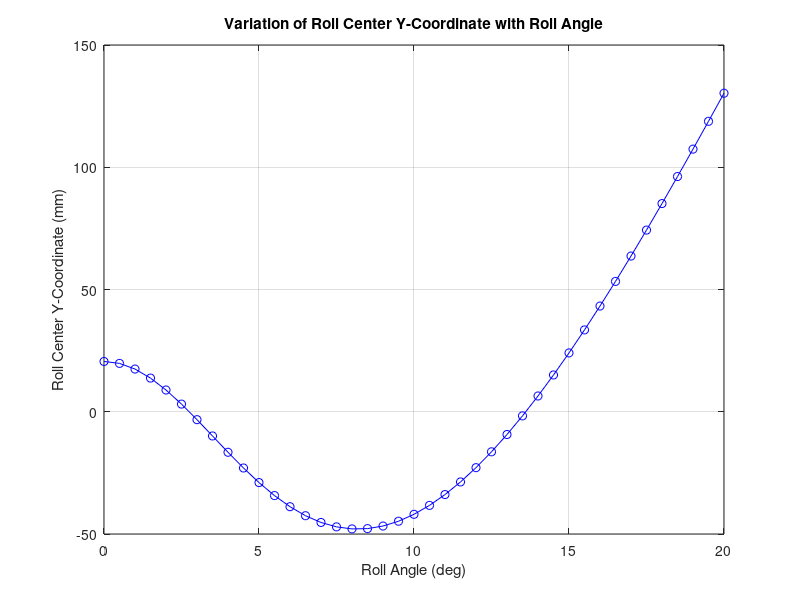
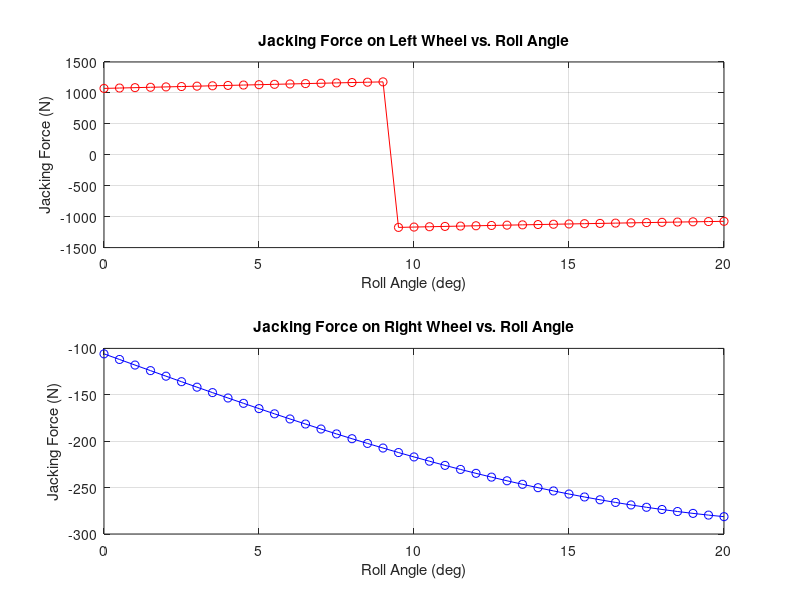

These charts were generated, in order, by the following MATLAB code:
%% FSAE Car Roll Centre and Jacking Force Simulation
clear; clc; close all;

%% Constants and Initial Values
W = 290*9.8;          % Weight of the vehicle (N)
rg = 1.5;             % Roll gradient (unused in current code)
tR = 1.16;            % Rear track width (m)
H = 0.259;            % Height of the CG (m)
a = 1.53/2;           % Distance from CG to front axle (m)
l = 1.53;             % Wheelbase (m)
motion_ratio_rear = 2.09;
Mx = 0;               % Moment from tire forces (currently zero; update if needed)
wheelcentre_L = 0.5;  % Lateral location for left wheel (assumed contact point)
wheelcentre_R = 0.5;  % Lateral location for right wheel (assumed contact point)
M_nsm = 50;           % Mass used for NSM inertial force (kg)
K = 108302.6714;      % Rear wheel spring rate (N/m)

% Suspension Geometry Initialization
% Define inboard (fixed, chassis-mounted) points for rear wheels (these remain fixed now)
inboard_RR_init = [0.255, 0.29502; 0.205, 0.13809];
inboard_LR_init = [-0.255, 0.29502; -0.205, 0.13809];

% Define outboard points for rear wheels (these will be rotated)
outboard_RR_init = [0.543814, 0.35235; 0.55603, 0.16335];
outboard_LR_init = [-0.543814, 0.35235; -0.55603, 0.16335];

% Rear wheelbase contact points at ground level (initial)
rear_base_RR_init = [0.580, 0];  
rear_base_LR_init = [-0.580, 0];

%% Define Range of Roll Angles
roll_values_deg = 0:0.5:20;  
n_roll = length(roll_values_deg);

% Preallocate arrays to store results
x_roll_centres = zeros(n_roll, 1);
y_roll_centres = zeros(n_roll, 1);
JF_R = zeros(n_roll, 1);
JF_L = zeros(n_roll, 1);

%% Main Loop: Simulate for Each Roll Angle
for i = 1:n_roll
    % Current roll angle in degrees and radians
    roll_deg = roll_values_deg(i);
    roll_rad = deg2rad(roll_deg);
    
    % Reinitialize geometry for this iteration to avoid cumulative updates
    rear_base_RR = rear_base_RR_init;
    rear_base_LR = rear_base_LR_init;
    
    % Fix the inboard points (vehicle/chassis remains fixed)
    inboard_RR = inboard_RR_init;
    inboard_LR = inboard_LR_init;
    
    % Rotate the outboard points instead
    Rmat = [cos(roll_rad) -sin(roll_rad); sin(roll_rad) cos(roll_rad)];
    outboard_RR = (Rmat * outboard_RR_init')';
    outboard_LR = (Rmat * outboard_LR_init')';
    
    %% Calculate Instantaneous Centers (IC) for Each Rear Wheel
    % Rear Left Wheel
    m_LR1 = (outboard_LR(1,2) - inboard_LR(1,2)) / (outboard_LR(1,1) - inboard_LR(1,1));
    b_LR1 = inboard_LR(1,2) - m_LR1 * inboard_LR(1,1);
    
    m_LR2 = (outboard_LR(2,2) - inboard_LR(2,2)) / (outboard_LR(2,1) - inboard_LR(2,1));
    b_LR2 = inboard_LR(2,2) - m_LR2 * inboard_LR(2,1);
    
    x_IC1 = (b_LR2 - b_LR1) / (m_LR1 - m_LR2);
    y_IC1 = m_LR1 * x_IC1 + b_LR1;
    
    % Rear Right Wheel
    m_RR1 = (outboard_RR(1,2) - inboard_RR(1,2)) / (outboard_RR(1,1) - inboard_RR(1,1));
    b_RR1 = inboard_RR(1,2) - m_RR1 * inboard_RR(1,1);
    
    m_RR2 = (outboard_RR(2,2) - inboard_RR(2,2)) / (outboard_RR(2,1) - inboard_RR(2,1));
    b_RR2 = inboard_RR(2,2) - m_RR2 * inboard_RR(2,1);
    
    x_IC2 = (b_RR2 - b_RR1) / (m_RR1 - m_RR2);
    y_IC2 = m_RR1 * x_IC2 + b_RR1;
    
    %% Calculate the Roll Center by Intersecting Lines from Each IC to Their Respective Wheel Contact Points
    m_LR_IC = (rear_base_LR(2) - y_IC1) / (rear_base_LR(1) - x_IC1);
    b_LR_IC = y_IC1 - m_LR_IC * x_IC1;
    
    m_RR_IC = (rear_base_RR(2) - y_IC2) / (rear_base_RR(1) - x_IC2);
    b_RR_IC = y_IC2 - m_RR_IC * x_IC2;
    
    x_roll_center = (b_RR_IC - b_LR_IC) / (m_LR_IC - m_RR_IC);
    y_roll_center = m_LR_IC * x_roll_center + b_LR_IC;
    
    % Store roll center positions
    x_roll_centres(i) = x_roll_center;
    y_roll_centres(i) = y_roll_center;
    
    %% Lateral Load Transfer Calculation
    delta_WR_Ay = W / tR * (H/2 + (a/l * y_roll_center));
    
    %% Jacking Force Calculation
    % Placeholder lateral forces from a tire model (update if nonzero values are available)
    Fy_L = 0;  % Lateral force on left tire (N)
    Fy_R = 0;  % Lateral force on right tire (N)
    
    theta_R = atan2(y_IC2, rear_base_RR(1) - x_IC2);
    theta_L = atan2(y_IC1, rear_base_LR(1) - x_IC1);
    
    jacking_force_L_LF = Fy_L * tan(theta_L);
    jacking_force_R_LF = -Fy_R * tan(theta_R);
    
    jacking_force_R_Mx = Mx / (rear_base_RR(1) - x_IC2);
    jacking_force_L_Mx = Mx / (rear_base_LR(1) - x_IC1);
    
    alpha_R = atan2(wheelcentre_R - y_IC2, rear_base_RR(1) - x_IC2);
    alpha_L = atan2(wheelcentre_L - y_IC1, rear_base_LR(1) - x_IC1);
    jacking_force_R_NSM = -M_nsm * 9.81 * a * alpha_R;
    jacking_force_L_NSM = M_nsm * 9.81 * a * alpha_L;
    
    JF_L(i) = jacking_force_L_NSM + jacking_force_L_Mx + jacking_force_L_LF;
    JF_R(i) = jacking_force_R_NSM + jacking_force_R_Mx + jacking_force_R_LF;
    
    %% Vertical Displacement due to Load Transfer
    spring_displacement = delta_WR_Ay / K;
    vertical_displacement = motion_ratio_rear * spring_displacement;
    
    rear_base_LR(2) = rear_base_LR_init(2) + vertical_displacement;
    rear_base_RR(2) = rear_base_RR_init(2) - vertical_displacement;
end

%% Plotting Results
figure;
plot(roll_values_deg, y_roll_centres*1000, 'b-o');
xlabel('Roll Angle (deg)');
ylabel('Roll Center Y-Coordinate (mm)');
title('Variation of Roll Center Y-Coordinate with Roll Angle');
grid on;

figure;
subplot(2,1,1);
plot(roll_values_deg, JF_L, 'r-o');
xlabel('Roll Angle (deg)');
ylabel('Jacking Force (N)');
title('Jacking Force on Left Wheel vs. Roll Angle');
grid on;

subplot(2,1,2);
plot(roll_values_deg, JF_R, 'b-o');
xlabel('Roll Angle (deg)');
ylabel('Jacking Force (N)');
title('Jacking Force on Right Wheel vs. Roll Angle');
grid on;
